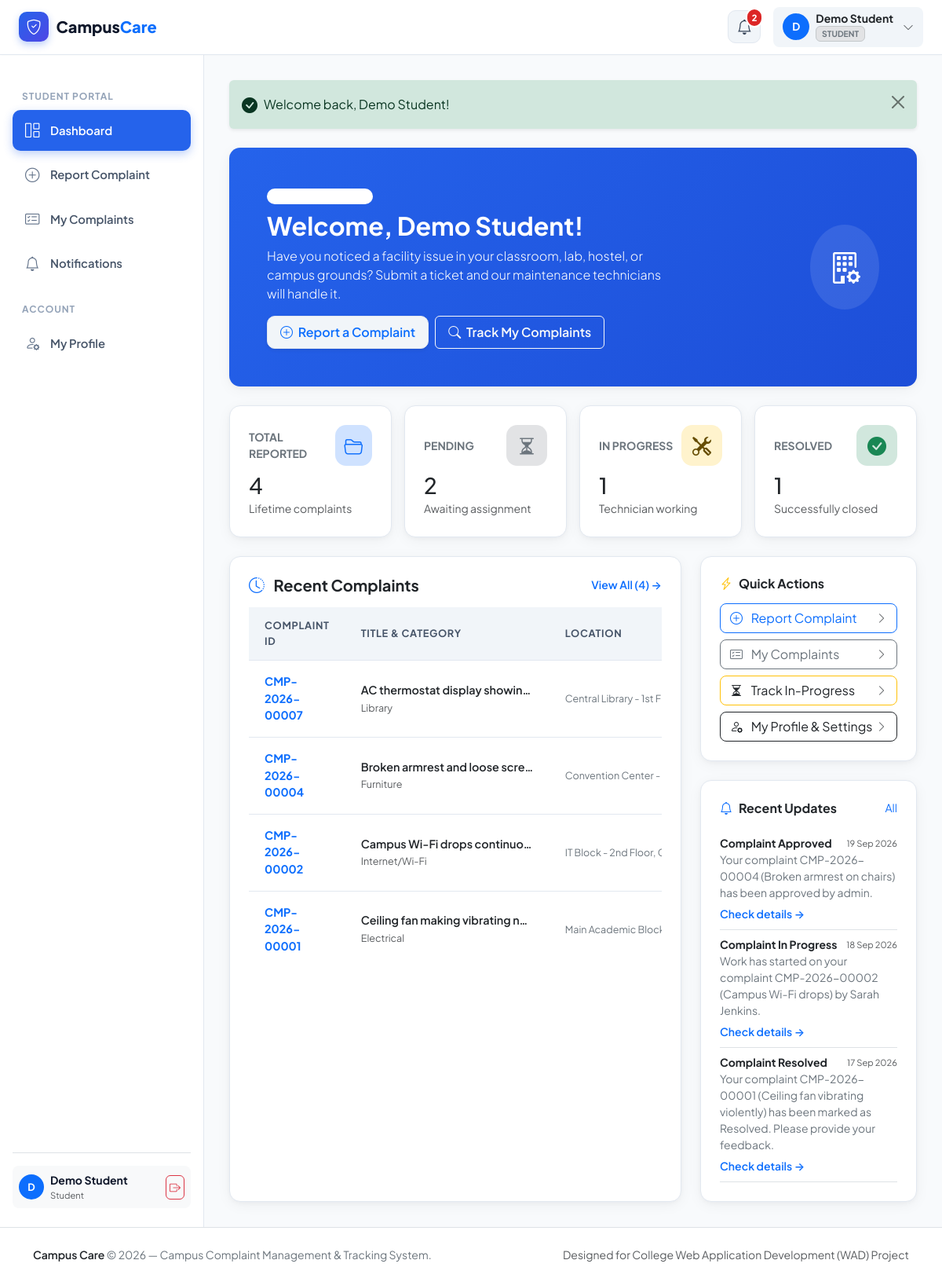
The app's page /student/dashboard.php (signed in) with its own data.
### tables this page shows
CREATE TABLE `complaints` (
  `id` INT AUTO_INCREMENT PRIMARY KEY,
  `complaint_code` VARCHAR(30) NOT NULL UNIQUE,
  `user_id` INT NOT NULL,
  `category_id` INT NOT NULL,
  `title` VARCHAR(200) NOT NULL,
  `description` TEXT NOT NULL,
  `location` VARCHAR(150) NOT NULL,
  `priority` ENUM('Low', 'Medium', 'High') NOT NULL DEFAULT 'Medium',
  `image` VARCHAR(255) NULL,
  `resolution_image` VARCHAR(255) NULL,
  `resolution_notes` TEXT NULL,
  `resolved_at` TIMESTAMP NULL,
  `resolved_by` INT NULL,
  `status` ENUM('Submitted', 'Under Review', 'Approved', 'Assigned', 'In Progress', 'Resolved', 'Rejected', 'Closed') NOT NULL DEFAULT 'Submitted',
  `created_at` TIMESTAMP DEFAULT CURRENT_TIMESTAMP,
  `updated_at` TIMESTAMP DEFAULT CURRENT_TIMESTAMP ON UPDATE CURRENT_TIMESTAMP,
  CONSTRAINT `fk_complaints_user` FOREIGN KEY (`user_id`) REFERENCES `users` (`id`) ON DELETE CASCADE,
  CONSTRAINT `fk_complaints_category` FOREIGN KEY (`category_id`) REFERENCES `categories` (`id`) ON DELETE RESTRICT,
  CONSTRAINT `fk_complaints_resolved_by` FOREIGN KEY (`resolved_by`) REFERENCES `users` (`id`) ON DELETE SET NULL,
  INDEX `idx_complaints_status` (`status`),
  INDEX `idx_complaints_priority` (`priority`),
  INDEX `idx_complaints_code` (`complaint_code`)
);

CREATE TABLE `categories` (
  `id` INT AUTO_INCREMENT PRIMARY KEY,
  `name` VARCHAR(100) NOT NULL UNIQUE,
  `description` TEXT NULL,
  `created_at` TIMESTAMP DEFAULT CURRENT_TIMESTAMP
);

CREATE TABLE `notifications` (
  `id` INT AUTO_INCREMENT PRIMARY KEY,
  `user_id` INT NOT NULL,
  `title` VARCHAR(150) NOT NULL,
  `message` TEXT NOT NULL,
  `link` VARCHAR(255) NULL,
  `is_read` TINYINT(1) NOT NULL DEFAULT 0,
  `created_at` TIMESTAMP DEFAULT CURRENT_TIMESTAMP,
  CONSTRAINT `fk_notif_user` FOREIGN KEY (`user_id`) REFERENCES `users` (`id`) ON DELETE CASCADE,
  INDEX `idx_notif_user_read` (`user_id`, `is_read`)
);

### includes/auth.php (called while the page is built, shortened)
<?php
require_once __DIR__ . '/../config/database.php';
require_once __DIR__ . '/functions.php';
function currentUser(): ?array {
    return $_SESSION['user'] ?? null;
}

### config/database.php (called while the page is built, shortened)
<?php
if (!function_exists('url')) {
    function url($path = '') {
        $path = ltrim($path, '/');
        return BASE_URL . $path;
    }
}
            ?>

### student/dashboard.php (the view, shortened to what this page needs)
<?php
require_once __DIR__ . '/../config/database.php';
require_once __DIR__ . '/../includes/functions.php';
require_once __DIR__ . '/../includes/auth.php';
$user = currentUser();
$studentId = (int) $user['id'];
$totalComplaints = 0;
$pendingComplaints = 0;
$inProgressComplaints = 0;
$resolvedComplaints = 0;
try {
    $stmtStats = $pdo->prepare("
        SELECT
            COUNT(*) as total,
            SUM(CASE WHEN status IN ('Submitted', 'Under Review', 'Approved', 'Assigned') THEN 1 ELSE 0 END) as pending,
            SUM(CASE WHEN status = 'In Progress' THEN 1 ELSE 0 END) as in_progress,
            SUM(CASE WHEN status = 'Resolved' THEN 1 ELSE 0 END) as resolved
        FROM complaints
        WHERE user_id = ?
    ");
    $stmtStats->execute([$studentId]);
    $stats = $stmtStats->fetch();
    $totalComplaints = (int) ($stats['total'] ?? 0);
    $pendingComplaints = (int) ($stats['pending'] ?? 0);
    $inProgressComplaints = (int) ($stats['in_progress'] ?? 0);
    $resolvedComplaints = (int) ($stats['resolved'] ?? 0);
    $stmtRecent = $pdo->prepare("
        SELECT c.*, cat.name as category_name
        FROM complaints c
        JOIN categories cat ON c.category_id = cat.id
        WHERE c.user_id = ?
        ORDER BY c.created_at DESC
        LIMIT 5
    ");
    $stmtRecent->execute([$studentId]);
    $recentComplaints = $stmtRecent->fetchAll();
    $recentNotifs = getUserNotifications($pdo, $studentId, 4);
} catch (PDOException $e) {
    error_log("Student dashboard error: " . $e->getMessage());
    $recentComplaints = [];
    $recentNotifs = [];
}
require_once __DIR__ . '/../includes/header.php';
require_once __DIR__ . '/../includes/navbar.php';
?>
<div class="dashboard-wrapper">
    <?php require_once __DIR__ . '/../includes/sidebar.php'; ?>
    <main class="dashboard-main">
        <div class="app-card p-4 p-lg-5 mb-4 border-0" style="background: linear-gradient(135deg, #2563EB 0%, #1D4ED8 100%); color: white;">
            <div class="row align-items-center">
                <div class="col-md-8">
                    <span class="badge bg-white bg-opacity-20 text-white rounded-pill px-3 py-1 mb-2 small">
                        <i class="bi bi-mortarboard me-1"></i> Student Portal
                    </span>
                    <h2 class="fw-bold mb-2">Welcome, <?= e($user['name']) ?>!</h2>
                    <p class="mb-3 text-white text-opacity-90 lead fs-6" style="max-width: 600px;">
                        Have you noticed a facility issue in your classroom, lab, hostel, or campus grounds? Submit a ticket and our maintenance technicians will handle it.
                    </p>
                    <div class="d-flex flex-wrap gap-2">
                        <a href="<?= url('student/new-complaint.php') ?>" class="btn btn-light fw-semibold text-primary px-3 py-2 shadow-sm">
                            <i class="bi bi-plus-circle me-1"></i> Report a Complaint
                        </a>
                        <a href="<?= url('student/my-complaints.php') ?>" class="btn btn-outline-light fw-semibold px-3 py-2">
                            <i class="bi bi-search me-1"></i> Track My Complaints
                        </a>
                    </div>
                </div>
                <div class="col-md-4 d-none d-md-block text-end">
                    <div class="d-inline-flex p-4 rounded-circle bg-white bg-opacity-10 text-white fs-1">
                        <i class="bi bi-building-gear"></i>
                    </div>
                </div>
            </div>
        </div>
        <div class="row g-3 mb-4">
            <div class="col-6 col-lg-3">
                <div class="app-card p-3 p-lg-4 h-100">
                    <div class="d-flex justify-content-between align-items-center mb-2">
                        <span class="text-secondary small fw-bold text-uppercase">Total Reported</span>
                        <div class="card-stat-icon bg-primary-subtle text-primary">
                            <i class="bi bi-folder2-open"></i>
                        </div>
                    </div>
                    <h3 class="fw-extrabold text-dark mb-0"><?= $totalComplaints ?></h3>
                    <small class="text-muted">Lifetime complaints</small>
                </div>
            </div>
            <div class="col-6 col-lg-3">
                <div class="app-card p-3 p-lg-4 h-100">
                    <div class="d-flex justify-content-between align-items-center mb-2">
                        <span class="text-secondary small fw-bold text-uppercase">Pending</span>
                        <div class="card-stat-icon bg-secondary-subtle text-secondary">
                            <i class="bi bi-hourglass-split"></i>
                        </div>
                    </div>
                    <h3 class="fw-extrabold text-dark mb-0"><?= $pendingComplaints ?></h3>
                    <small class="text-muted">Awaiting assignment</small>
                </div>
            </div>
            <div class="col-6 col-lg-3">
                <div class="app-card p-3 p-lg-4 h-100">
                    <div class="d-flex justify-content-between align-items-center mb-2">
                        <span class="text-secondary small fw-bold text-uppercase">In Progress</span>
                        <div class="card-stat-icon bg-warning-subtle text-warning-emphasis">
                            <i class="bi bi-tools"></i>
                        </div>
                    </div>
                    <h3 class="fw-extrabold text-dark mb-0"><?= $inProgressComplaints ?></h3>
                    <small class="text-muted">Technician working</small>
                </div>
            </div>
            <div class="col-6 col-lg-3">
                <div class="app-card p-3 p-lg-4 h-100">
                    <div class="d-flex justify-content-between align-items-center mb-2">
                        <span class="text-secondary small fw-bold text-uppercase">Resolved</span>
                        <div class="card-stat-icon bg-success-subtle text-success">
                            <i class="bi bi-check-circle-fill"></i>
                        </div>
                    </div>
                    <h3 class="fw-extrabold text-dark mb-0"><?= $resolvedComplaints ?></h3>
                    <small class="text-muted">Successfully closed</small>
                </div>
            </div>
        </div>
        <div class="row g-4">
            <div class="col-lg-8">
                <div class="app-card p-4 h-100">
                    <div class="d-flex justify-content-between align-items-center mb-3">
                        <h5 class="fw-bold mb-0 text-dark">
                            <i class="bi bi-clock-history text-primary me-2"></i> Recent Complaints
                        </h5>
                        <a href="<?= url('student/my-complaints.php') ?>" class="small text-primary fw-semibold text-decoration-none">
                            View All (<?= $totalComplaints ?>) &rarr;
                        </a>
                    </div>
                    <?php if (empty($recentComplaints)): ?>
                        <div class="empty-state-box">
                            <div class="empty-state-icon">
                                <i class="bi bi-inbox"></i>
                            </div>
                            <h6 class="fw-bold text-dark">No complaints reported yet</h6>
                            <p class="text-secondary small mb-3">If you spot any broken equipment or maintenance issues, let us know.</p>
                            <a href="<?= url('student/new-complaint.php') ?>" class="btn btn-primary btn-sm">
                                <i class="bi bi-plus-circle me-1"></i> Submit First Complaint
                            </a>
                        </div>
                    <?php else: ?>
                        <div class="table-responsive">
                            <table class="table-custom">
                                <thead>
                                    <tr>
                                        <th>Complaint ID</th>
                                        <th>Title & Category</th>
                                        <th>Location</th>
                                    </tr>
                                </thead>
                                <tbody>
                                    <?php foreach ($recentComplaints as $cmp): ?>
                                        <tr>
                                            <td>
                                                <span class="fw-bold text-primary"><?= e($cmp['complaint_code']) ?></span>
                                            </td>
                                            <td>
                                                <div class="fw-semibold text-dark text-truncate" style="max-width: 220px;"><?= e($cmp['title']) ?></div>
                                                <small class="text-muted"><?= e($cmp['category_name']) ?></small>
                                            </td>
                                            <td>
                                                <small class="text-secondary text-truncate d-block" style="max-width: 160px;"><?= e($cmp['location']) ?></small>
                                            </td>
                                        </tr>
                                    <?php endforeach; ?>
                                </tbody>
                            </table>
                        </div>
                    <?php endif; ?>
                </div>
            </div>
            <div class="col-lg-4">
                <div class="app-card p-4 mb-4">
                    <h6 class="fw-bold mb-3 text-dark"><i class="bi bi-lightning-charge text-warning me-2"></i>Quick Actions</h6>
                    <div class="d-grid gap-2">
                        <a href="<?= url('student/new-complaint.php') ?>" class="btn btn-outline-primary text-start d-flex align-items-center justify-content-between p-2.5 rounded-3">
                            <span><i class="bi bi-plus-circle me-2"></i> Report Complaint</span>
                            <i class="bi bi-chevron-right small text-muted"></i>
                        </a>
                        <a href="<?= url('student/my-complaints.php') ?>" class="btn btn-outline-secondary text-start d-flex align-items-center justify-content-between p-2.5 rounded-3">
                            <span><i class="bi bi-card-checklist me-2"></i> My Complaints</span>
                            <i class="bi bi-chevron-right small text-muted"></i>
                        </a>
                        <a href="<?= url('student/my-complaints.php?status=In+Progress') ?>" class="btn btn-outline-warning text-dark text-start d-flex align-items-center justify-content-between p-2.5 rounded-3">
                            <span><i class="bi bi-hourglass-split me-2"></i> Track In-Progress</span>
                            <i class="bi bi-chevron-right small text-muted"></i>
                        </a>
                        <a href="<?= url('student/profile.php') ?>" class="btn btn-outline-dark text-start d-flex align-items-center justify-content-between p-2.5 rounded-3">
                            <span><i class="bi bi-person-gear me-2"></i> My Profile & Settings</span>
                            <i class="bi bi-chevron-right small text-muted"></i>
                        </a>
                    </div>
                </div>
                <div class="app-card p-4">
                    <div class="d-flex justify-content-between align-items-center mb-3">
                        <h6 class="fw-bold mb-0 text-dark"><i class="bi bi-bell text-primary me-2"></i>Recent Updates</h6>
                        <a href="<?= url('student/notifications.php') ?>" class="small text-decoration-none">All</a>
                    </div>
                    <?php if (empty($recentNotifs)): ?>
                        <div class="text-center py-3 text-muted small">
                            <i class="bi bi-bell-slash d-block fs-4 mb-1"></i>
                            No notifications yet
                        </div>
                    <?php else: ?>
                        <div class="list-group list-group-flush">
                            <?php foreach ($recentNotifs as $notif): ?>
                                <div class="list-group-item px-0 py-2.5 border-0 border-bottom">
                                    <div class="d-flex justify-content-between align-items-center">
                                        <span class="small fw-bold text-dark"><?= e($notif['title']) ?></span>
                                        <small class="text-muted" style="font-size: 0.7rem;"><?= timeAgo($notif['created_at']) ?></small>
                                    </div>
                                    <p class="small text-secondary mb-1 mt-0.5"><?= e($notif['message']) ?></p>
                                    <?php if (!empty($notif['link'])): ?>
                                        <a href="<?= url($notif['link']) ?>" class="small text-primary text-decoration-none fw-semibold">Check details &rarr;</a>
                                    <?php endif; ?>
                                </div>
                            <?php endforeach; ?>
                        </div>
                    <?php endif; ?>
                </div>
            </div>
        </div>
    </main>
</div>
<?php require_once __DIR__ . '/../includes/footer.php'; ?>

### records on screen
complaints: complaint_code "CMP-2026-00007", title "AC thermostat display showin…", category.name "Library", location "Central Library - 1st Floor…"
complaints: complaint_code "CMP-2026-00004", title "Broken armrest and loose scre…", category.name "Furniture", location "Convention Center - Sem…"
complaints: complaint_code "CMP-2026-00002", title "Campus Wi-Fi drops continuo…", category.name "Internet/Wi-Fi", location "IT Block - 2nd Floor, Com…"
complaints: complaint_code "CMP-2026-00001", title "Ceiling fan making vibrating n…", category.name "Electrical", location "Main Academic Block - 1s…"
notifications: title "Complaint Approved", created_at "19 Sep 2026", message "Your complaint CMP-2026-00004 (Broken armrest on chairs) has been approved by admin."
notifications: title "Complaint In Progress", created_at "18 Sep 2026", message "Work has started on your complaint CMP-2026-00002 (Campus Wi-Fi drops) by Sarah Jenkins."
notifications: title "Complaint Resolved", created_at "17 Sep 2026", message "Your complaint CMP-2026-00001 (Ceiling fan vibrating violently) has been marked as Resolved. Please provide your feedback."

### other values on screen
$unreadNotifsCount "2"
substr($user['name'], 0, 1) "D"
$user['name'] "Demo Student"
$user['role'] "STUDENT"
$user['role'] "Student"
$f['message'] "Welcome back, Demo Student!"
$totalComplaints "4"
$pendingComplaints "2"
$inProgressComplaints "1"
$resolvedComplaints "1"
